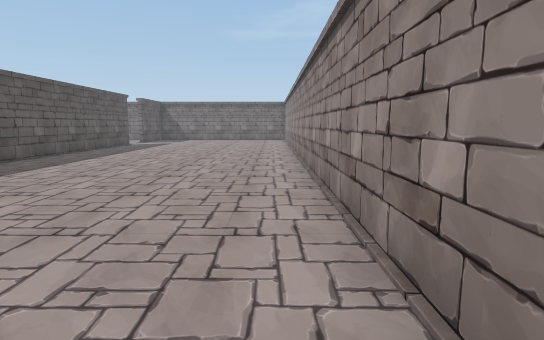
view 1 (above)

16 first-person views from a walk through a Unity game level. The camera is 1.2 m above the floor, tilts 8° down and sees 80° across. The floor is counted in squares, 1 m on a side. Each view is taken from the middle of a square. On the plan, view 1 faces up. The plan holds only what a view shows up to about 14 squares ahead; the rest is blank. The place goes on beyond the plan. The player is left out. Some animated figures are left out. Some surface patterns are stand-ins.

view 2
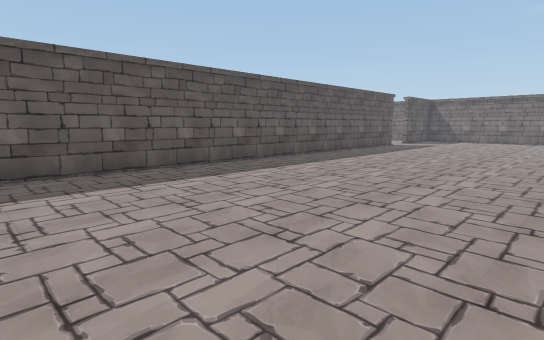

view 3
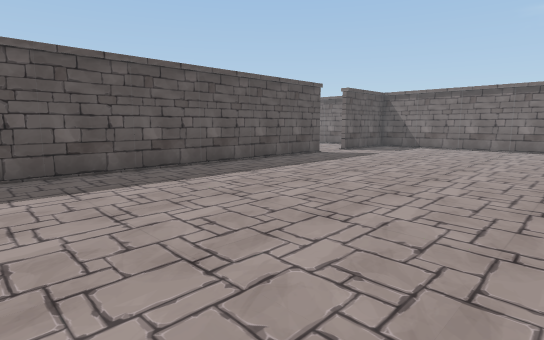

view 4
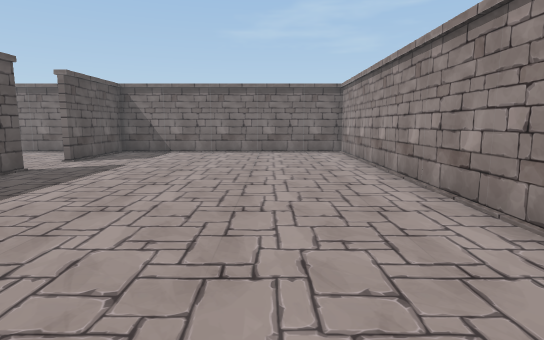

view 5
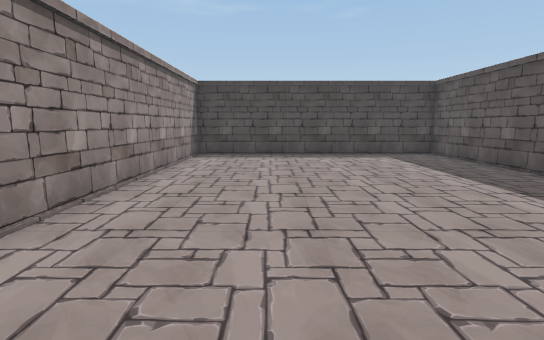

view 6
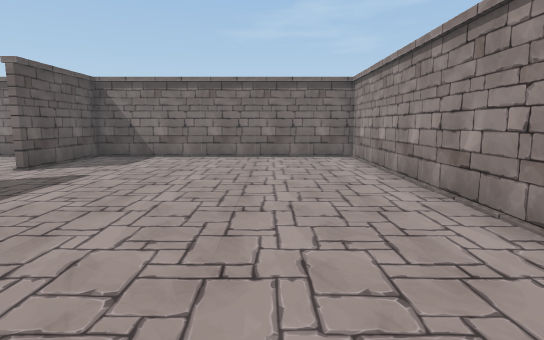

view 7
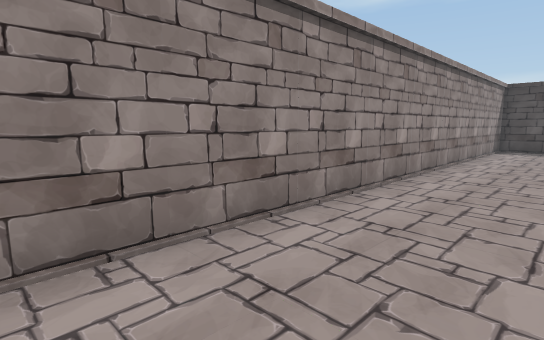

view 8
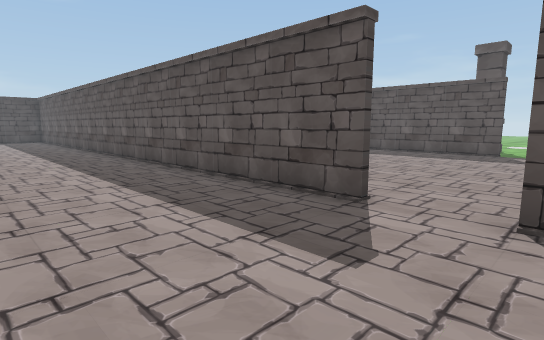

view 9
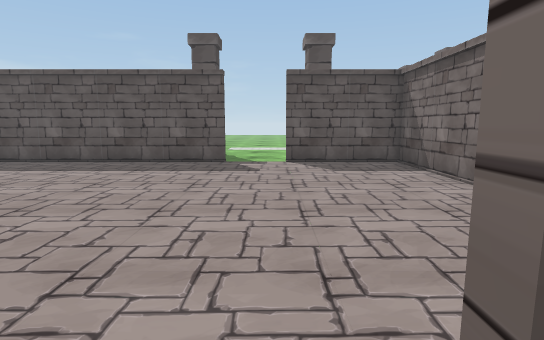

view 10
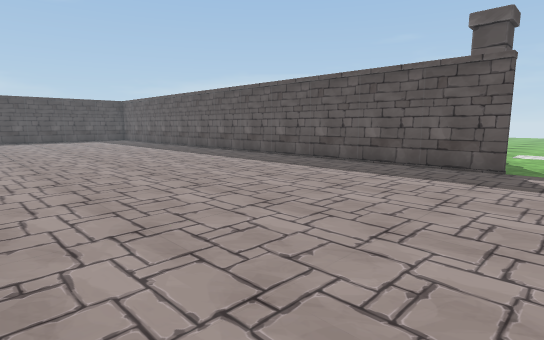

view 11
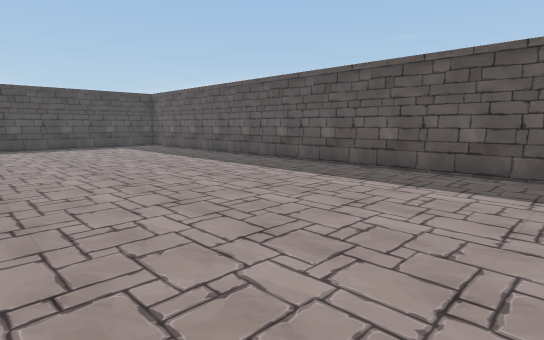

view 12
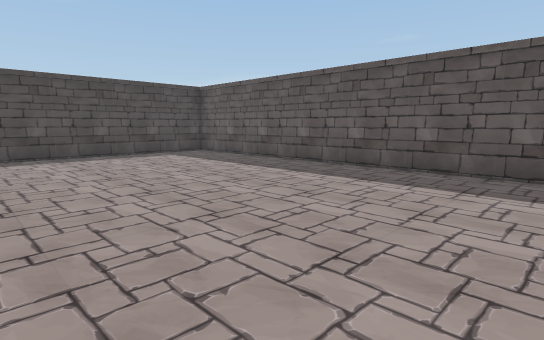

view 13
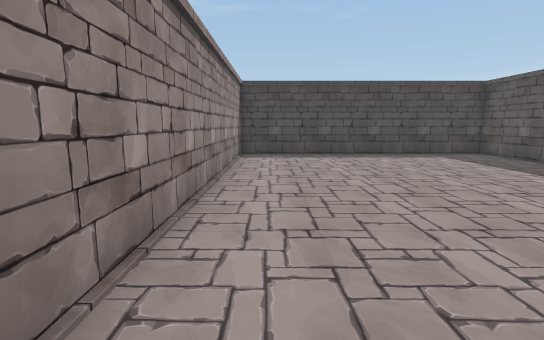

view 14
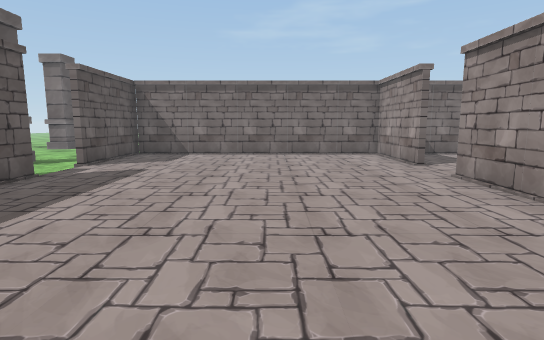

view 15
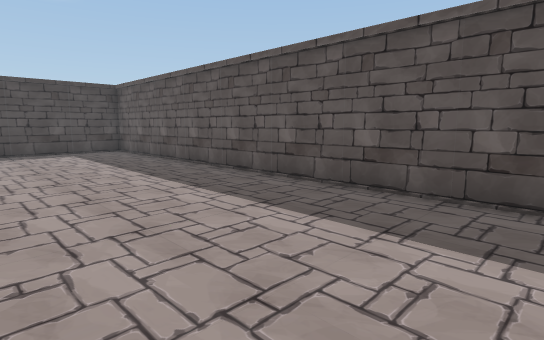

view 16
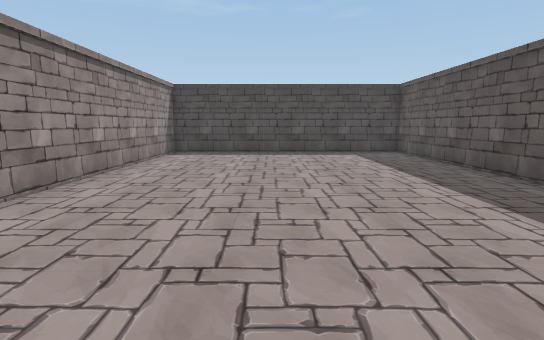

### Floor plan
Ten units are one square. View 1 is at (0, 0); x grows to the right and y downward. Boxes are objects, and circles mark ways between rooms. Rooms are numbered by the first view taken in them; rooms with no view inside come last. Other rooms are left out.
<svg viewBox="-195 -260 210 307">
<path fill="none" stroke="#000" d="M-85 -195 -85 42 10 42 10 -251 -89 -251M-85 -251 -85 -214M-87 -170 -87 -195M-185 -195 -185 42 -87 42 -87 -76M-87 -214 -87 -251M-89 -251 -184 -251M-185 -255 -185 -214"/>
<circle cx="-90" cy="-205" r="3" fill="#2a7"/>
<text x="-40" y="-110">1</text>
<text x="-140" y="-110">2</text>
</svg>
Room 1 opens to room 2.

Where each view was taken, in squares from view 1:
view 1: 0 up, 0 right, facing up
view 2: 1 up, 0 right, facing up-left
view 3: 8 up, 0 right, facing up-left
view 4: 11 up, 2 left, facing up
view 5: 9 up, 2 left, facing down
view 6: 13 up, 2 left, facing up
view 7: 13 up, 2 left, facing down-right
view 8: 22 up, 4 left, facing down-left
view 9: 21 up, 8 left, facing left
view 10: 21 up, 9 left, facing down-left
view 11: 14 up, 10 left, facing down-left
view 12: 9 up, 10 left, facing down-left
view 13: 9 up, 10 left, facing down
view 14: 12 up, 13 left, facing up
view 15: 11 up, 13 left, facing down-left
view 16: 10 up, 13 left, facing down
